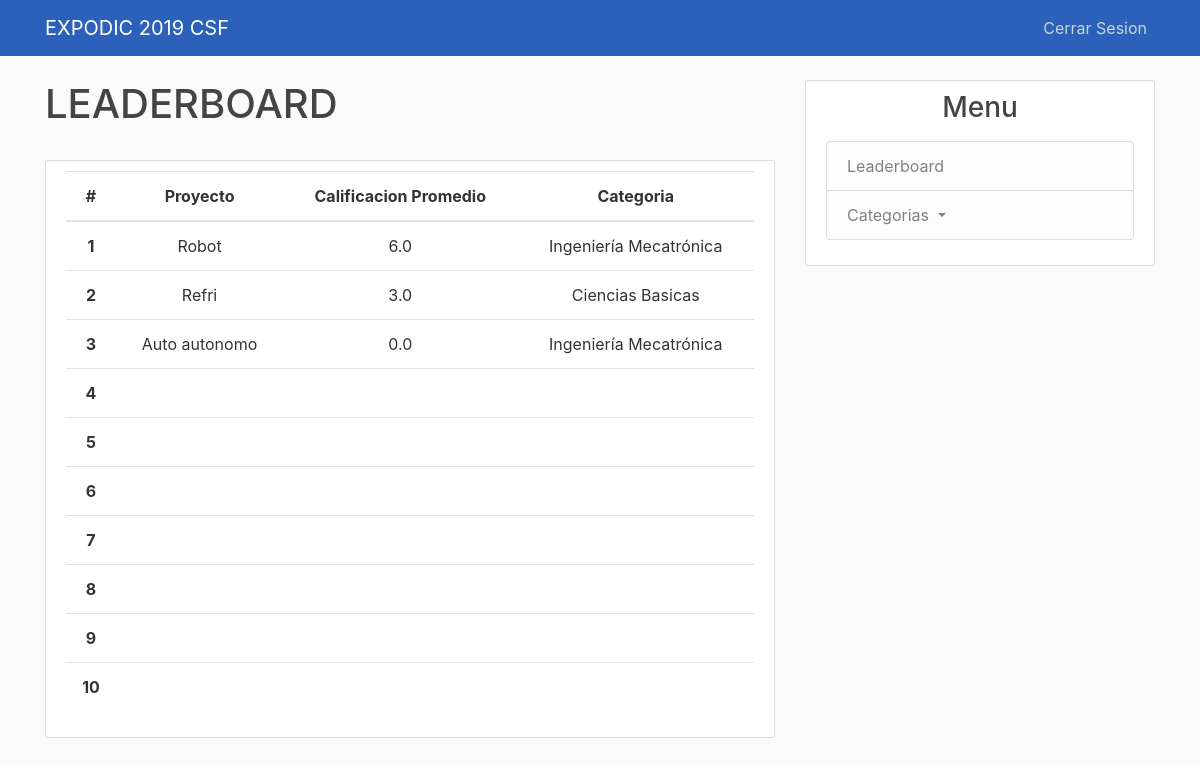
Page /leaderboard/ (signed in) on the committed database.
### feria_ing/models.py (models this page shows, shortened)
class Project(models.Model):
    id = models.IntegerField(primary_key=True)
    nombre = models.CharField(max_length=140)
    descripcion = models.TextField()
    categorias = models.ForeignKey(
        Categoria,
        on_delete = models.SET_NULL,
        null = True
    )
    requierements = models.CharField(max_length=140, verbose_name= ('Requerimientos'))
    evaluaciones = models.IntegerField()

class Categoria(models.Model):
    abreviacion = models.CharField(max_length=7, primary_key=True)
    nombre = models.CharField(max_length=100)
    num_proyectos = models.IntegerField()
    def __str__(self):
        return self.nombre

### feria_ing/views.py (the view)
# urls.py: path('leaderboard/', views.leaderboard, name ='leaderboard'),
def leaderboard(request):
    project_list = Project.objects.all()
    project_dict = {}
    for project in project_list:
        evas = Evaluacion.objects.all().filter(proyecto = project.id)
        count = evas.count()
        if count == 0:
            count = 1
        project_dict[project.id] = project.evaluaciones/count
    sorted_projects = sorted(project_dict.items(), key=operator.itemgetter(1))
    sorted_projects.reverse()
    projects_final = []
    califs_final = []
    for thing in sorted_projects:
        proj = Project.objects.get(id = thing[0])
        calif = thing[1]
        projects_final.append(proj)
        califs_final.append(calif)
    list_al = Alumno.objects.all()
    prof_list = Profesor.objects.all()
    ld_user = request.user
    mat = ld_user.username.split('@')[0]
    print(mat)
    current_user = None
    for al in list_al:
            if al.matricula == mat:
                current_user = al
    if current_user:
        type = True #Es alumno
    else:
        type= False
    for prof in prof_list:
        if prof.matricula == mat:
                current_user = prof
    context = {
        'projects': projects_final,
        'user_current': current_user,
        'type': type,
        'califs': califs_final,
        'range': range(1,11)
    }
    return render(request, 'feria_ing/leaderboard.html', context)

### feria_ing/templates/feria_ing/leaderboard.html
{% extends "feria_ing/base.html" %}
{% block content %}
<h1> LEADERBOARD </h1>
  <br>
    <article class="media content-section">
            <table class="table" style="text-align: center;">
                    <thead>
                      <tr>
                        <th scope="col">#</th>
                        <th scope="col">Proyecto</th>
                        <th scope="col">Calificacion Promedio</th>
                        <th scope="col">Categoria</th>
                      </tr>
                    </thead>
                    <tbody>
                      <tr>
                        <th scope="row">1</th>
                        <td>{{projects.0.nombre}}</td>
                        <td>{{califs.0}}</td>
                        <td>{{projects.0.categorias}}</td>
                      </tr>
                      <tr>
                            <th scope="row">2</th>
                            <td>{{projects.1.nombre}}</td>
                            <td>{{califs.1}}</td>
                            <td>{{projects.1.categorias}}</td>
                        </tr>
                        <tr>
                            <th scope="row">3</th>
                            <td>{{projects.2.nombre}}</td>
                            <td>{{califs.2}}</td>
                            <td>{{projects.2.categorias}}</td>
                        </tr>
                        <tr>
                                <th scope="row">4</th>
                                <td>{{projects.3.nombre}}</td>
                                <td>{{califs.3}}</td>
                                <td>{{projects.3.categorias}}</td>
                            </tr>
                            <tr>
                                <th scope="row">5</th>
                                <td>{{projects.4.nombre}}</td>
                                <td>{{califs.4}}</td>
                                <td>{{projects.4.categorias}}</td>
                                </tr>
                            <tr>
                                <th scope="row">6</th>
                                <td>{{projects.5.nombre}}</td>
                                <td>{{califs.5}}</td>
                                <td>{{projects.5.categorias}}</td>
                                </tr>
                            <tr>
                                <th scope="row">7</th>
                                <td>{{projects.6.nombre}}</td>
                                <td>{{califs.6}}</td>
                                <td>{{projects.6.categorias}}</td>
                            </tr>
                            <tr>
                                <th scope="row">8</th>
                                <td>{{projects.7.nombre}}</td>
                                <td>{{califs.7}}</td>
                                <td>{{projects.7.categorias}}</td>
                            </tr>
                            <tr>
                                <th scope="row">9</th>
                                <td>{{projects.8.nombre}}</td>
                                <td>{{califs.8}}</td>
                                <td>{{projects.8.categorias}}</td>
                            </tr>
                            <tr>
                                <th scope="row">10</th>
                                <td>{{projects.9.nombre}}</td>
                                <td>{{califs.9}}</td>
                                <td>{{projects.9.categorias}}</td>
                            </tr>
                    </tbody>
                  </table>
    </article>
{% endblock content %}

### feria_ing/static/feria_ing/style.css (style rules this page uses)
body { background: #fafafa; color: #333333; margin-top: 5rem; }
h1, h2, h3, h4, h5, h6 { color: #444444; }
.content-section { background: #ffffff; padding: 10px 20px; border: 1px solid #dddddd; border-radius: 3px; margin-bottom: 20px; }

### rows in the picture
Project: nombre "Robot", categorias.nombre "Ingeniería Mecatrónica"
Project: nombre "Refri", categorias.nombre "Ciencias Basicas"
Project: nombre "Auto autonomo", categorias.nombre "Ingeniería Mecatrónica"

### other values in the picture
{{ califs.0 }} "6.0"
{{ califs.1 }} "3.0"
{{ califs.2 }} "0.0"
